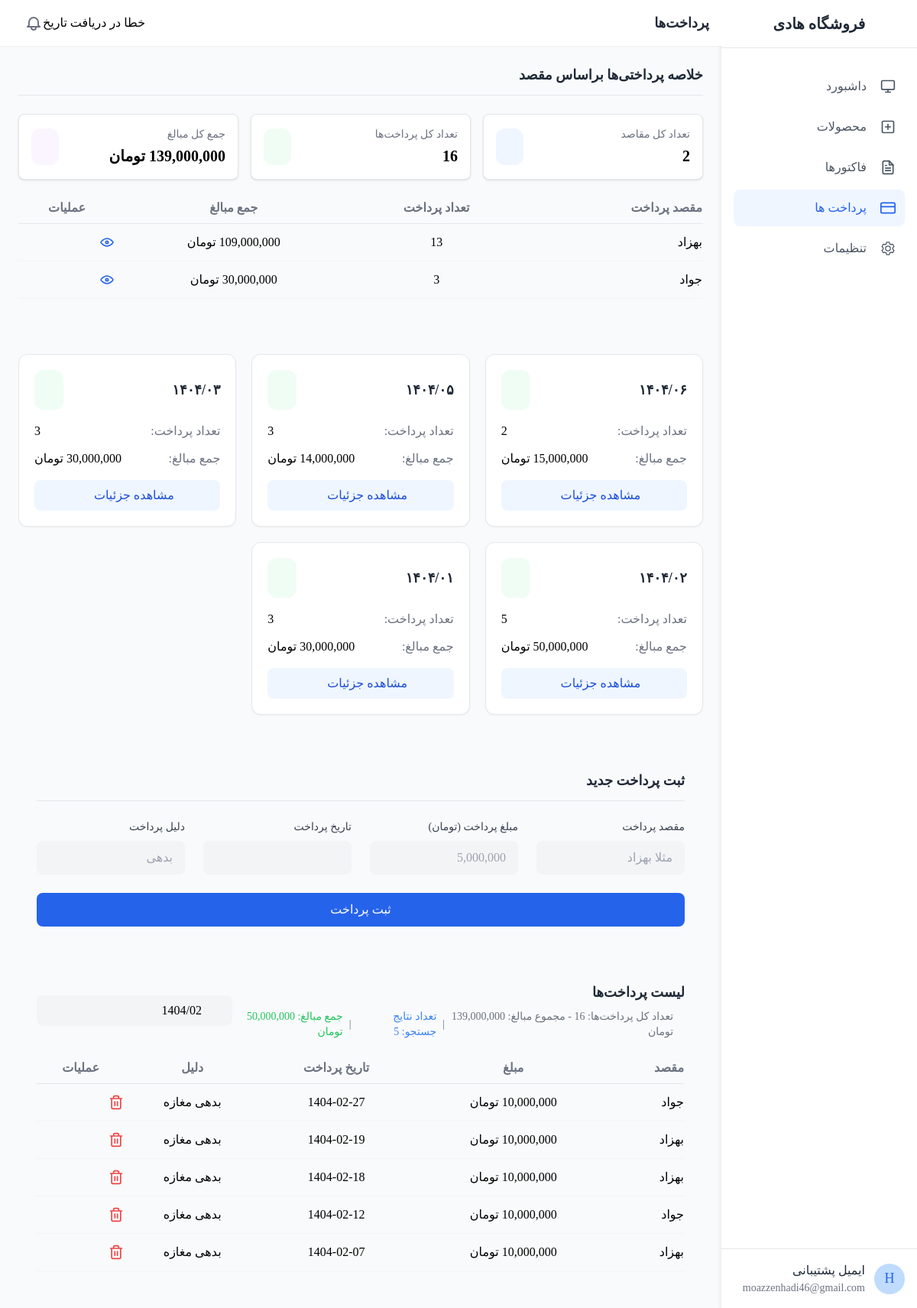
Screenshot of /pay.php?search=1404/02 with the database file from the repository.
### tables this page shows
CREATE TABLE IF NOT EXISTS `payments` (
  `id` int NOT NULL AUTO_INCREMENT,
  `destination` varchar(100) NOT NULL,
  `amount` decimal(15,2) NOT NULL,
  `payment_date` date NOT NULL,
  `reason` varchar(255) DEFAULT NULL,
  `created_at` timestamp NULL DEFAULT CURRENT_TIMESTAMP,
  `updated_at` timestamp NULL DEFAULT CURRENT_TIMESTAMP ON UPDATE CURRENT_TIMESTAMP,
  PRIMARY KEY (`id`)
);

### pay.php (the view, shortened to what the rows shown need)
<!DOCTYPE html>
<html lang="en" dir="rtl">
<head>
    <script src="tailwind.js"></script>
    <link href="css-library.css" rel="stylesheet">
</head>
<body class="bg-gray-50">
    <div class="flex h-screen overflow-hidden">
        <div class="flex-1 overflow-auto">
            <?php include("header.php");?>
<div class="glass-card p-6 rounded-xl mb-6">
    <div class="overflow-x-auto">
        <table class="w-full">
            <thead>
                <tr class="text-gray-500 border-b border-gray-200">
                    <th class="pb-2 text-right">مقصد پرداخت</th>
                    <th class="pb-2 text-center">تعداد پرداخت</th>
                    <th class="pb-2 text-center">جمع مبالغ</th>
                    <th class="pb-2 text-center">عملیات</th>
                </tr>
            </thead>
        </table>
    </div>
</div>
            <main class="p-6">
                <div class="glass-card p-6 rounded-xl">
                    <div class="overflow-x-auto">
                        <table class="w-full product-table">
                            <thead>
                                <tr class="text-gray-500 border-b border-gray-200">
                                    <th class="pb-2 text-right">مقصد</th>
                                    <th class="pb-2 text-center">مبلغ</th>
                                    <th class="pb-2 text-center">تاریخ پرداخت</th>
                                    <th class="pb-2 text-center">دلیل</th>
                                    <th class="pb-2 text-center">عملیات</th>
                                </tr>
                            </thead>
                            <tbody>
                                <?php
                                $conn = new mysqli("localhost", "root", "", "salam");
                                if (isset($_GET['search'])) {
                                    $searchTerm = $_GET['search'];
                                    if (preg_match('/^[0-9]{4}\/[0-9]{2}$/', $searchTerm)) {
                                        $persianDate = str_replace('/', '-', $searchTerm);
                                        $sql = "SELECT * FROM payments
                                                WHERE destination LIKE '%$searchTerm%'
                                                OR payment_date LIKE '$persianDate%'
                                                ORDER BY id DESC";
                                    } else {
                                        $sql = "SELECT * FROM payments
                                                WHERE destination LIKE '%$searchTerm%'
                                                OR payment_date LIKE '%$searchTerm%'
                                                ORDER BY id DESC";
                                    }
                                } else {
                                    $sql = "SELECT * FROM payments ORDER BY id DESC";
                                }
                                $result = $conn->query($sql);
                                if ($result->num_rows > 0) {
                                    while ($row = $result->fetch_assoc()) {
                                        echo '<tr class="border-b border-gray-100 hover:bg-gray-50">';
                                        echo '<td class="py-3 text-right">' . htmlspecialchars($row['destination']) . '</td>';
                                        echo '<td class="py-3 text-center">' . number_format($row['amount']) . ' تومان</td>';
                                        echo '<td class="py-3 text-center">' . htmlspecialchars($row['payment_date']) . '</td>';
                                        echo '<td class="py-3 text-center">' . htmlspecialchars($row['reason']) . '</td>';
                                        echo '<td class="py-3 text-center">';
                                        echo '<a href="delete_payment.php?id=' . $row['id'] . '" class="text-red-500 hover:text-red-700 transition duration-200" title="حذف">';
                                        echo '<svg xmlns="http://www.w3.org/2000/svg" width="20" height="20" viewBox="0 0 24 24" fill="#EF4444"><path fill="none" stroke="#EF4444" stroke-linecap="round" stroke-linejoin="round" stroke-width="2" d="M3 6h18m-2 0v14a2 2 0 0 1-2 2H7a2 2 0 0 1-2-2V6m3 0V4a2 2 0 0 1 2-2h4a2 2 0 0 1 2 2v2m-6 5v6m4-6v6"/></svg>';
                                        echo '</a>';
                                        echo '</td>';
                                        echo '</tr>';
                                    }
                                } else {
                                    echo '<tr><td colspan="5" class="py-4 text-center text-gray-500">پرداختی یافت نشد</td></tr>';
                                }
                                ?>
                            </tbody>
                        </table>
                    </div>
                </div>
            </main>
        </div>
    </div>
</body>
</html>

### rows the page displays
payments: destination "جواد", amount "10,000,000", payment_date "1404-02-27", reason "بدهی مغازه"
payments: destination "بهزاد", amount "10,000,000", payment_date "1404-02-19", reason "بدهی مغازه"
payments: destination "بهزاد", amount "10,000,000", payment_date "1404-02-18", reason "بدهی مغازه"
payments: destination "جواد", amount "10,000,000", payment_date "1404-02-12", reason "بدهی مغازه"
payments: destination "بهزاد", amount "10,000,000", payment_date "1404-02-07", reason "بدهی مغازه"

### other values shown
$item['text'] "داشبورد"
$item['text'] "محصولات"
$item['text'] "فاکتورها"
$item['text'] "پرداخت ها"
$item['text'] "تنظیمات"
$pageTitle "پرداخت‌ها"
count($destinations) "2"
$overall['total_count'] "16"
$overall['overall_amount'] "139,000,000"
$destination['destination'] "بهزاد"
$destination['payment_count'] "13"
$destination['total_amount'] "109,000,000"
$destination['destination'] "جواد"
$destination['payment_count'] "3"
$destination['total_amount'] "30,000,000"
